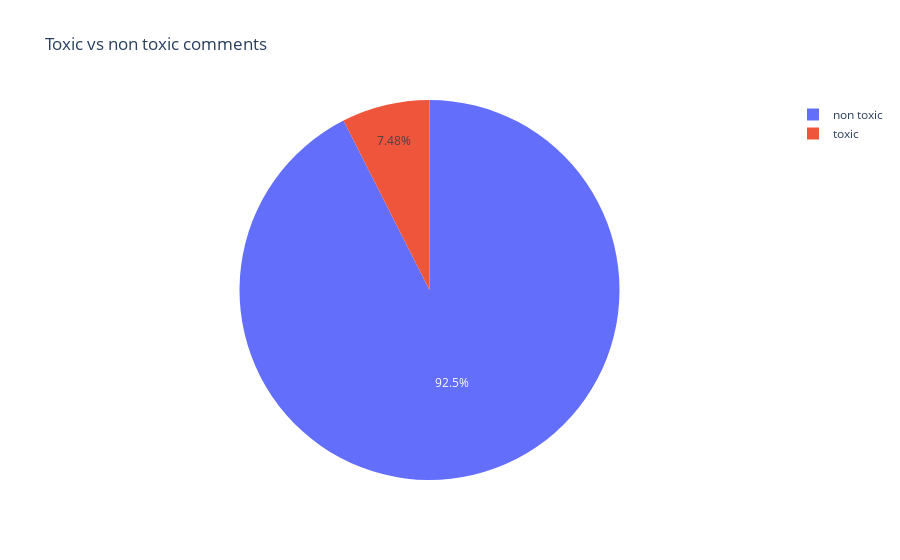

Here is the notebook cell this chart was saved with:
### Code cell
#plot a camembert for toxic and non toxic comments
toxic = df_train[df_train['toxicity'] == 1].shape[0]
non_toxic = df_train[df_train['toxicity'] == 0].shape[0]

px.pie(names=['toxic', 'non toxic'], values=[toxic, non_toxic], title='Toxic vs non toxic comments')

### Figure 1 — Plotly figure (JSON) as saved in the notebook; plotly's stock layout.template omitted (floating-point values rounded to 4 significant figures)
{"data": [{"domain": {"x": [0, 1], "y": [0, 1]}, "hovertemplate": "label=%{label}<br>value=%{value}<extra></extra>", "labels": ["toxic", "non toxic"], "legendgroup": "", "name": "", "showlegend": true, "type": "pie", "values": [304, 3761]}], "layout": {"legend": {"tracegroupgap": 0}, "title": {"text": "Toxic vs non toxic comments"}}}
